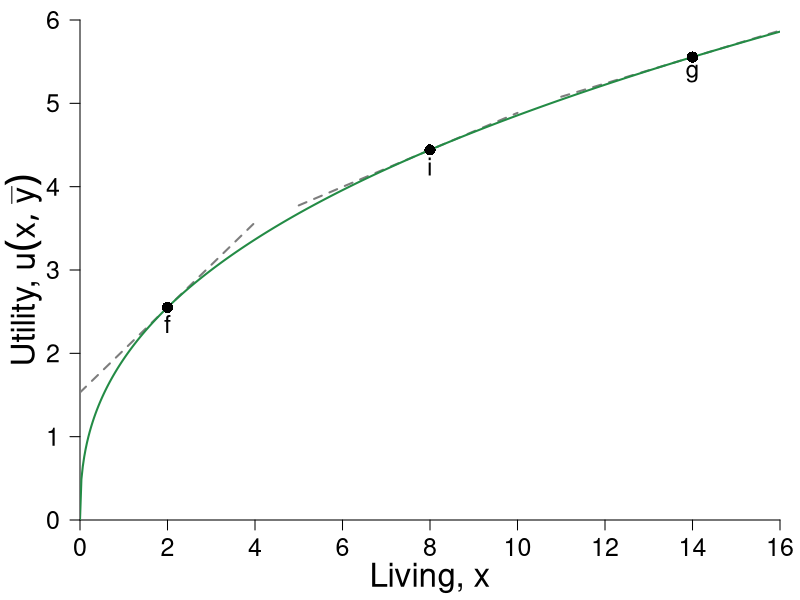

Generate this figure with R:
#Graph Designer: Simon Halliday
#Authors: Bowles and Halliday
#Title: Coordination, Conflict and Competition: A Text in Microeconomics

library(shape)
#pdf(file = "indiff_shaded_newSTEP1.pdf", width = 8, height = 6)
#pdf(file = "indiff_shaded_newSTEP2.pdf", width = 8, height = 6)
pdf(file = "constrained_optimization/living_ufn.pdf", width = 8, height = 6)

#Set parameters for graphics
pointsize <- 1.8
axislabelsize <- 2
labelsize <- 1.5
namesize <- 1.8
annotatesize <- 1.5
graphlinewidth <- 2
segmentlinewidth <- 1.5

COL <- c("#7fc97f", "#beaed4", "#fdc086", "#ffff99", "#386cb0", "#f0027f", "#bf5b17", "#666666")
COLA <- c("#e0f3db", "#99d8c9","#66c2a4","#41ae76", "#238b45", "#005824")
COLB <- c("#c6dbef", "#4eb3d3", "#2b8cbe", "#0868ac","#084081")
grays <- gray.colors(25, start = 1, end = 0)

#Edited the margins to cater for the larger LHS labels
par(mar =  c(4, 4, 1, 1))

uFn <- function(x, y = 3, alpha = 0.4){
  (x^alpha)*(y^(1 - alpha))
}

muFn <- function(x, y = 3, alpha = 0.4){
  alpha*(x^(alpha - 1))*(y^(1 - alpha))
}

indiffA <- function(x, alpha = 0.5, uA = 5) {
  (uA / x^alpha)^(1/(1 - alpha))
}

tanLine <- function(intercept, slope, x = xx1){
  slope*x + intercept
}


xlims <- c(0, 16)
ylims <- c(0, 6)

npts <- 501 
x <- seq(xlims[1], xlims[2], length.out = npts)
y <- seq(ylims[1], ylims[2], length.out = npts) 
a <- c(2, 4, 6)

plot(0, 0, xlim = xlims, ylim = ylims, type = "n",
     xlab = expression(paste("")),
     ylab = expression(paste("")), 
     xaxt = "n", 
     yaxt = "n", 
     cex.lab = axislabelsize, 
     bty = "n", 
     xaxs="i", 
     yaxs="i"
)


ticksy <- seq(from = 0, to = ylims[2], by = 1)
ylabels <- seq(from = 0, to = ylims[2], by = 1)
ticksx <- seq(from = 0, to = xlims[2], by = 2)
xlabels <- seq(from = 0, to = xlims[2], by = 2)

# ticksy <- c(ylims[1], 5.25, 8, ylims[2])
# ylabels <- c(NA, expression(paste(y,"*")), expression(paste(bar(y))), NA)
# ticksx <- c(xlims[1], 5.25, 8.944272, xlims[2])
# xlabels <- c(NA, expression(paste(x,"*")), expression(paste(bar(x))), NA)

axis(1, at = ticksx, pos = 0, labels = xlabels, cex.axis = labelsize)
axis(2, at = ticksy, pos = 0, labels = ylabels, las = 1, cex.axis = labelsize)

npts <- 500 
xx1 <- seq(xlims[1], xlims[2], length.out = npts)
xx2 <- seq(0, xlims[2], length.out = npts)
xx3 <- seq(xlims[1], 0, length.out = npts)

#Draw the polygon for shading the utility areas
# xpoly1 <- seq(from = xlims[1], to = xlims[2], length.out = 500)
# ypoly1 <- indiffA(xpoly1, alpha = 0.5, uA = 4)
# polygon(x = c(xpoly1, rev(xpoly1[1])), y = c(ypoly1, rev(ypoly1)[1]), col=COLA[1], density=NULL, border = NA)
# ypoly1 <- indiffA(xpoly1, alpha = 0.5, uA = 4)
# polygon(x = c(0, 0, xlims[2], xlims[2], 0), y = c(0, indiffA(xlims[2]), indiffA(xlims[2]), 0, 0), col=COLA[1], density=NULL, border = NA)
# polygon(x = c(xlims[2], rev(xpoly1), xpoly1), y = c(ylims[2], rev(ypoly1), ypoly1), col=COLB[1], density=NULL, border = NA)

# Add tangent lines

# Full color
# lines(xx1, tanLine(intercept = uFn(2) - muFn(2)*2, slope = muFn(2)), col = COLB[5], lwd = graphlinewidth)
# lines(xx1, tanLine(intercept = uFn(8) - muFn(8)*8, slope = muFn(8)), col = COLB[5], lwd = graphlinewidth)
# lines(xx1, tanLine(intercept = uFn(14) - muFn(14)*14, slope = muFn(14)), col = COLB[5], lwd = graphlinewidth)

# Short grey
xx4 <- seq(xlims[1], 4, length.out = npts)
xx5 <- seq(5, 10, length.out = npts)
xx6 <- seq(11, 16, length.out = npts)

lines(xx4, tanLine(x = xx4, intercept = uFn(2) - muFn(2)*2, slope = muFn(2)), col = grays[20], lty = 2, lwd = graphlinewidth)
lines(xx5, tanLine(x = xx5, intercept = uFn(8) - muFn(8)*8, slope = muFn(8)), col = grays[20], lty = 2, lwd = graphlinewidth)
lines(xx6, tanLine(x = xx6, intercept = uFn(14) - muFn(14)*14, slope = muFn(14)), col = grays[20], lty = 2, lwd = graphlinewidth)



#Draw the graphs
lines(xx1, uFn(xx1), col = COLA[5], lwd = graphlinewidth)

#Label the feasible frontier
# text(3.2, 1, expression("Feasible Frontier"), cex = labelsize)
# text(3.2, 0.5, expression("(production possibilities frontier)"), cex = labelsize)
# Arrows(4.35, 0.95, 8.1, 0.95, col = "black", lty = 1, lwd = 2, arr.type = "triangle", arr.lwd = 0.5)

#Axis labels
#mtext(expression(paste("Living, ", x)), side = 1, line = 2.5, cex = axislabelsize)
text(0.5*xlims[2], -0.7,  expression(paste("Living, ", x)), xpd = TRUE, cex = axislabelsize) 
text(-1.3, 0.5*ylims[2], expression(paste("Utility, ", u(x,bar(y)))), xpd = TRUE, cex = axislabelsize, srt = 90) 


# contour(x, y, 
#         outer(x, y, uFn),
#         drawlabels = FALSE,
#         col = COLB[3],
#         lwd = graphlinewidth,
#         levels = a, 
#         xaxs="i", 
#         yaxs="i", 
#         add = TRUE)


#Label the indifference curves
# text(9.5, 1.3, expression(u[4]^A == 4), cex = labelsize)
# 
# text(3, 3, expression(u^A < 4), cex = labelsize)
# text(3, 2.5, expression(paste("Worse than ", u[4]^A)), cex = labelsize)
# 
# text(7, 7, expression(u^A > 4), cex = labelsize)
# text(7, 6.5, expression(paste("Better than ", u[4]^A)), cex = labelsize)
#text(9.5, 3.15, expression(u[2]^A), cex = labelsize)
#text(9.5, 5.85, expression(u[3]^A), cex = labelsize)


# Annotate points (4,4),(2,8),(8,2) on indiff curve
text(2, uFn(2) - 0.2, expression(paste(f)), cex = labelsize)
points(2, uFn(2), pch = 16, col = "black", cex = 1.5)

text(8, uFn(8) - 0.2, expression(paste(i)), cex = labelsize)
points(8, uFn(8), pch = 16, col = "black", cex = 1.5)

text(14, uFn(14) - 0.2, expression(paste(g)), cex = labelsize)
points(14, uFn(14), pch = 16, col = "black", cex = 1.5)

dev.off()
